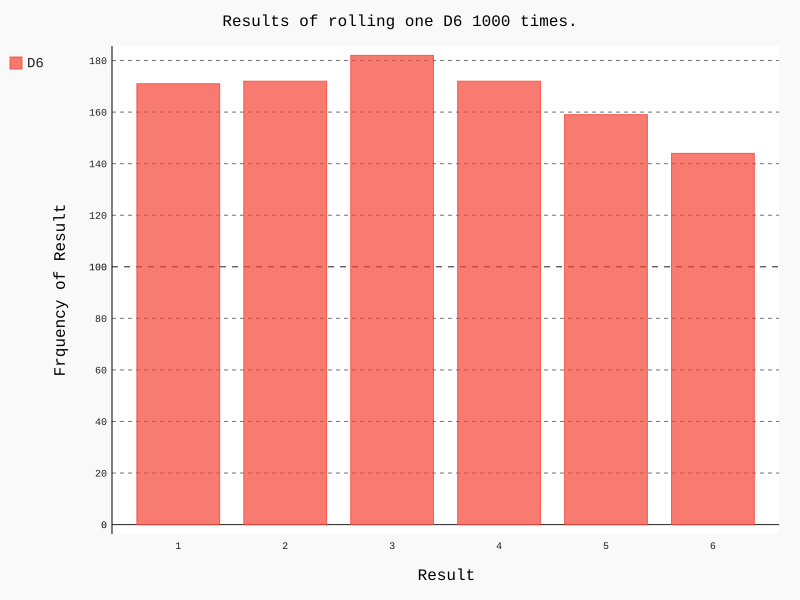

The script that drew this image:
import pygal
from die import Die

# Create a D6
die = Die()

# Make some rolls, and store results in a list.
results = []
for roll_num in range(1000):
	result = die.roll()
	results.append(result)
	
# Analyze the results.
frequencies = []
for value in range(1, die.num_sides+1):
	frequency = results.count(value)
	frequencies.append(frequency)
	
# Visualize the results
hist = pygal.Bar()

hist.title = "Results of rolling one D6 1000 times."
hist.x_labels = ['1', '2', '3', '4', '5', '6']
hist.x_title = "Result"
hist.y_title = "Frquency of Result"

hist.add('D6', frequencies)
hist.render_to_file('die_visual.svg')	
